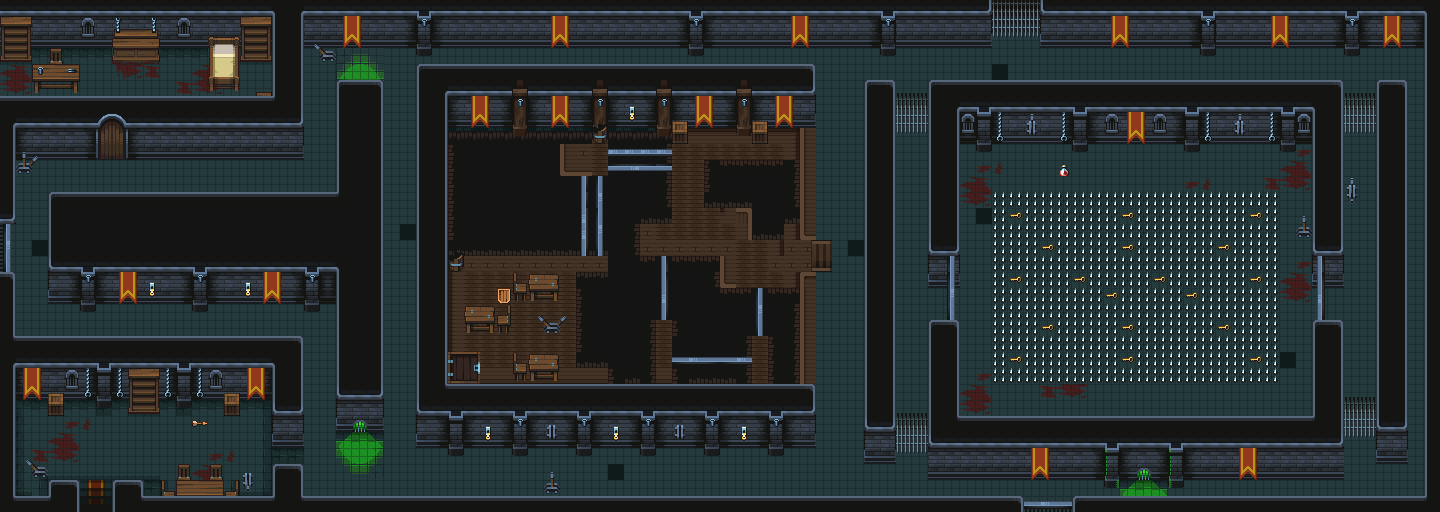

A 2D game scene composited from a Tiled map and its tileset images. What follows is a short description and the map's XML, with each tile layer's data collapsed to a summary:
An orthogonal 90x32 tile map with 16x16 px tiles, 22 tile layers (black, BrokenWoodenFloor, ground, collision, ...).

<map version="1.10" tiledversion="1.10.2" orientation="orthogonal" renderorder="right-down" width="90" height="32" tilewidth="16" tileheight="16" infinite="0" nextlayerid="26" nextobjectid="1">
 <editorsettings>
  <export target="Level1Map.json" format="json" />
 </editorsettings>
 <tileset firstgid="1" name="Tileset2" tilewidth="16" tileheight="16" tilecount="1024" columns="32">
  <image source="Tileset2.png" width="512" height="512" />
 </tileset>
 <layer id="17" name="black" width="90" height="32">
  <data>[2880 cells, 382 non-empty, 6 distinct tile ids]</data>
 </layer>
 <layer id="7" name="BrokenWoodenFloor" width="90" height="32">
  <data>[2880 cells, 161 non-empty, 5 distinct tile ids]</data>
 </layer>
 <layer id="1" name="ground" width="90" height="32">
  <data>[2880 cells, 2609 non-empty, 52 distinct tile ids]</data>
 </layer>
 <layer id="2" name="collision" width="90" height="32">
  <data>[2880 cells, 1361 non-empty, 73 distinct tile ids]</data>
 </layer>
 <layer id="10" name="Fence-Closed" width="90" height="32">
  <data>[2880 cells, 40 non-empty, 7 distinct tile ids]</data>
 </layer>
 <layer id="16" name="StairsToNextLevel" width="90" height="32">
  <data>[2880 cells, 6 non-empty, 4 distinct tile ids]</data>
 </layer>
 <layer id="9" name="lever-Pulled" width="90" height="32">
  <data>[2880 cells, 4 non-empty, 4 distinct tile ids]</data>
 </layer>
 <layer id="8" name="lever-Unpulled" width="90" height="32">
  <data>[2880 cells, 4 non-empty, 4 distinct tile ids]</data>
 </layer>
 <layer id="22" name="leverPulledInnerSpike" width="90" height="32">
  <data>[2880 cells, 2 non-empty, 2 distinct tile ids]</data>
 </layer>
 <layer id="20" name="leverPulledOuterSpike" width="90" height="32">
  <data>[2880 cells, 4 non-empty, 4 distinct tile ids]</data>
 </layer>
 <layer id="19" name="leverUnpulledOuterSpike" width="90" height="32">
  <data>[2880 cells, 2 non-empty, 2 distinct tile ids]</data>
 </layer>
 <layer id="21" name="leverUnpulledInnerSpike" width="90" height="32">
  <data>[2880 cells, 2 non-empty, 2 distinct tile ids]</data>
 </layer>
 <layer id="14" name="Trap-Off" width="90" height="32">
  <data>[2880 cells, 198 non-empty, 1 distinct tile ids]</data>
 </layer>
 <layer id="13" name="Trap-On-Outer" width="90" height="32">
  <data>[2880 cells, 96 non-empty, 1 distinct tile ids]</data>
 </layer>
 <layer id="18" name="Trap-On-Inner" width="90" height="32">
  <data>[2880 cells, 102 non-empty, 1 distinct tile ids]</data>
 </layer>
 <layer id="15" name="Closed" width="90" height="32">
  <data>[2880 cells, 9 non-empty, 3 distinct tile ids]</data>
 </layer>
 <layer id="11" name="Key" width="90" height="32">
  <data>[2880 cells, 1 non-empty, 1 distinct tile ids]</data>
 </layer>
 <layer id="23" name="Shield" width="90" height="32">
  <data>[2880 cells, 1 non-empty, 1 distinct tile ids]</data>
 </layer>
 <layer id="25" name="Damage" width="90" height="32">
  <data>[2880 cells, 1 non-empty, 1 distinct tile ids]</data>
 </layer>
 <layer id="24" name="Health" width="90" height="32">
  <data>[2880 cells, 1 non-empty, 1 distinct tile ids]</data>
 </layer>
 <layer id="12" name="Fake-Key" width="90" height="32">
  <data>[2880 cells, 17 non-empty, 1 distinct tile ids]</data>
 </layer>
 <layer id="4" name="background" width="90" height="32">
  <data>[2880 cells, 299 non-empty, 91 distinct tile ids]</data>
 </layer>
</map>
